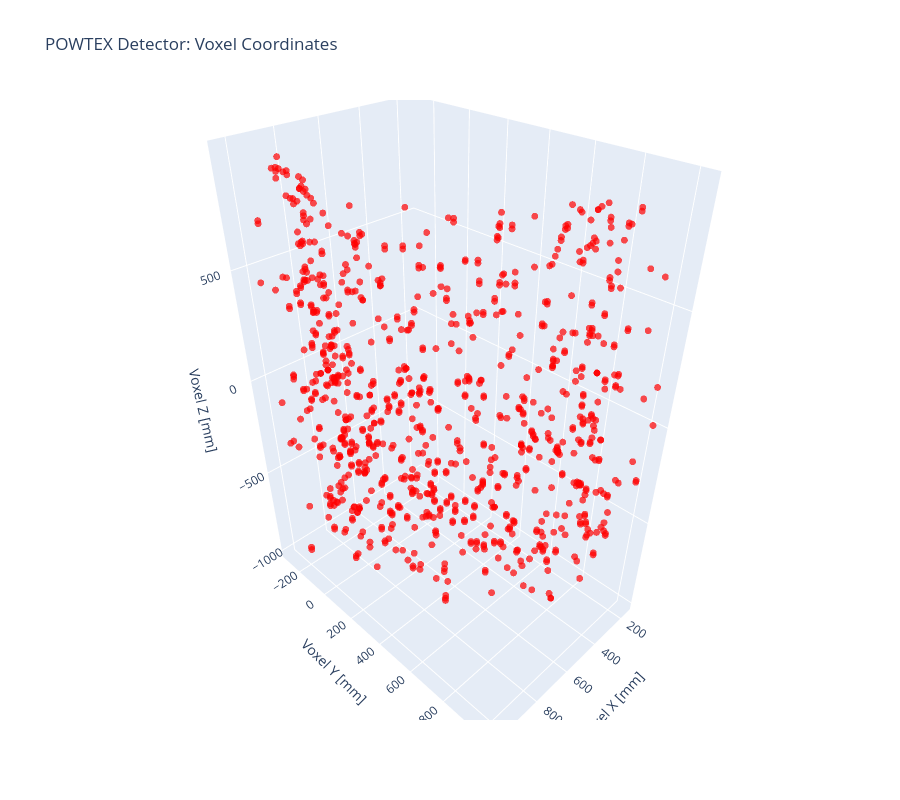

Notebook code for this chart:
### Markdown cell above
## 5. Create 3D Plot of Voxel Coordinates

### Code cell
# Create 3D scatter plot for voxel coordinates
fig_voxel = go.Figure(data=[go.Scatter3d(
    x=voxel_x,
    y=voxel_y,
    z=voxel_z,
    mode='markers',
    marker=dict(
        size=4,
        color='red',
        opacity=0.7,
        line=dict(width=0)
    ),
    text=[f"Event {i}<br>voxel_x: {voxel_x[i]:.2f}<br>voxel_y: {voxel_y[i]:.2f}<br>voxel_z: {voxel_z[i]:.2f}" 
          for i in range(len(voxel_x))],
    hovertemplate='%{text}<extra></extra>',
    name='Voxel Coordinate'
)])

fig_voxel.update_layout(
    title='POWTEX Detector: Voxel Coordinates',
    scene=dict(
        xaxis_title='Voxel X [mm]',
        yaxis_title='Voxel Y [mm]',
        zaxis_title='Voxel Z [mm]',
        aspectmode='data'
    ),
    width=900,
    height=800,
    hovermode='closest'
)

fig_voxel.show()

### Figure 1 — Plotly figure (JSON) as saved in the notebook; plotly's stock layout.template omitted (floating-point values rounded to 4 significant figures; data arrays with more than 128 entries replaced by an {"elided": "..."} marker saying what was removed)
{"data": [{"hovertemplate": "%{text}<extra></extra>", "marker": {"color": "red", "line": {"width": 0}, "opacity": 0.7, "size": 4}, "mode": "markers", "name": "Voxel Coordinate", "text": {"elided": "932 str values"}, "type": "scatter3d", "x": {"elided": "932 float values"}, "y": {"elided": "932 float values"}, "z": {"elided": "932 float values"}}], "layout": {"height": 800, "hovermode": "closest", "scene": {"aspectmode": "data", "xaxis": {"title": {"text": "Voxel X [mm]"}}, "yaxis": {"title": {"text": "Voxel Y [mm]"}}, "zaxis": {"title": {"text": "Voxel Z [mm]"}}}, "title": {"text": "POWTEX Detector: Voxel Coordinates"}, "width": 900}}
